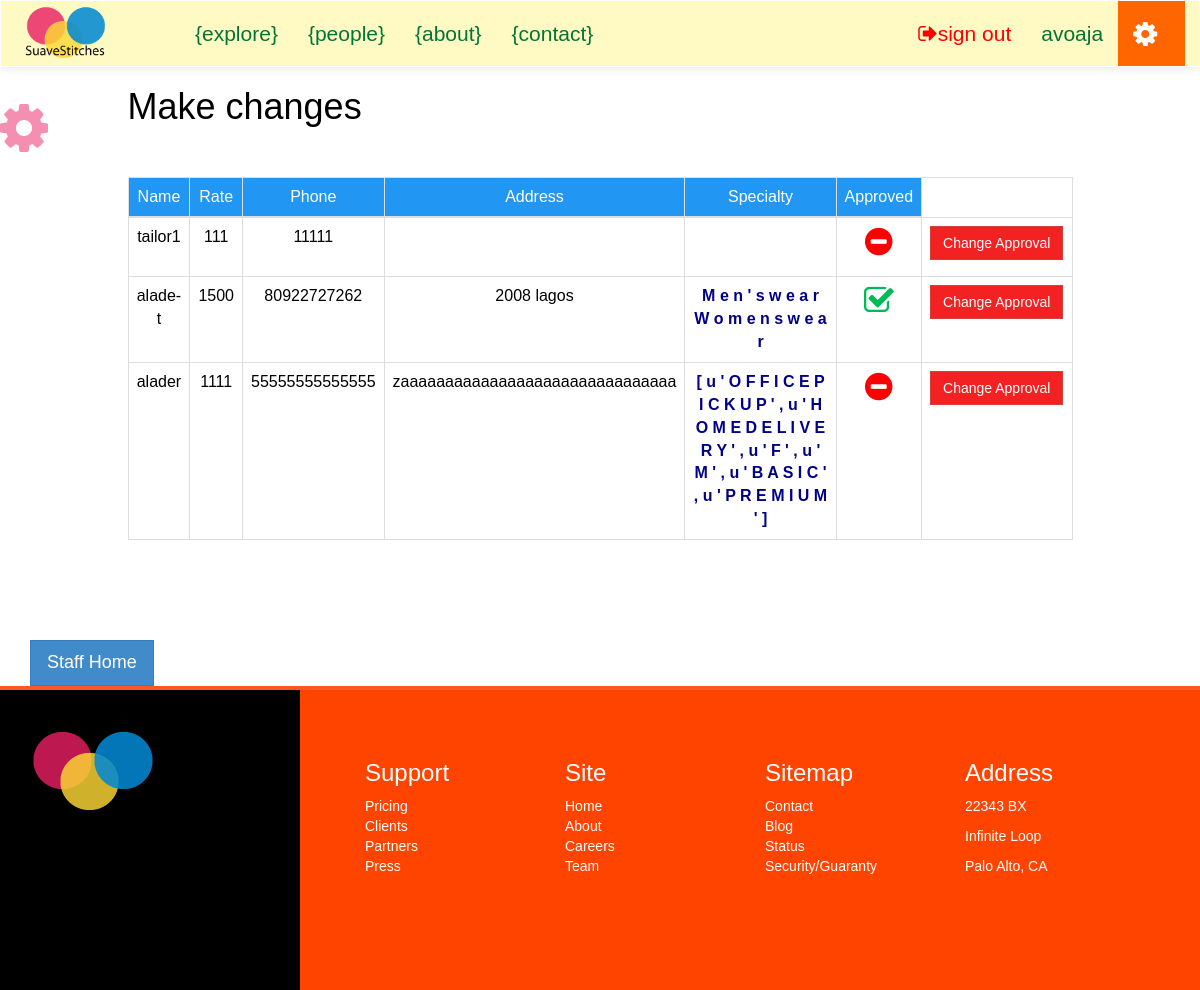
Screenshot of /suave/staff/Tailor/List (signed in) with the database file from the repository.
### suave/models.py (models this page shows, shortened)
class Tailor(models.Model):
	user = models.OneToOneField(User)
	rate = models.IntegerField(default=0)
	phone_number = models.IntegerField(default=0)
	address = address = models.CharField(max_length=300, null=True)
	specialty = models.CharField(max_length=300, null=True)
	approved = models.BooleanField(default=False)

### staff/views.py (the view)
@login_required
def tailor_list(request):
	context = {}
	context['tailors'] =Tailor.objects.all()
	tailor = Tailor.objects.get(id=3)
	print 'tailor', tailor.specialty
	print 'typof', type(tailor.specialty)
	lst = ast.literal_eval(tailor.specialty)
	print 'Resultttt', lst
	return render(request, 'i/staff/tailor_list.html', context)

### templates/i/staff/tailor_list.html (shortened to what this page needs)
{% extends "i/layout/staff_base.html" %}
{% block main_section %}
	<div class="container">
		<div class="row">
			<div class="col-lg-10 col-lg-offset-1">
				<h1>Make changes</h1>
				<br><br>
				{% if tailors %}
				<table class="table table-hover table-bordered text-center">
					<thead>
						<tr style="background:#2196F3;color:#fff">
							<td>Name</td>
							<td>Rate</td>
							<td>Phone</td>
							<td>Address</td>
							<td>Specialty</td>
							<td>Approved</td>
						</tr>
					</thead>
					<tbody>
						{% for tailor in tailors %}
						<tr>
							<td>{{ tailor.user }}</td>
							<td>{{ tailor.rate }}</td>
							<td>{{ tailor.phone_number|lower }}</td>
							<td>{{ tailor.address|lower }}</td>
							<td style="color:#008;font-weight:bold">{% for s in tailor.specialty %}
								{{ s }}
								{% endfor %}
							</td>
							<td>
								{% if tailor.approved %}
								<p class="fa fa-check-square-o fa-2x" style="color:#0b5"></p>
								{% else %}
								<p class="fa fa-minus-circle fa-2x" style="color:#ff0000"></p>
								{% endif %}
							</td>
							<td>
								<a href="" class="btn btn-danger">Change Approval</a>
							</td>
						</tr>
						{% endfor %}
					</tbody>
				</table>
				{% endif %}
			</div>
		</div>
	</div>
	<br><br><br><br>
{% endblock %}

### templates/i/layout/staff_base.html (shortened to what this page needs)
<html>
	<head>
		{% load staticfiles %}
		<link rel="stylesheet" type="text/css" href="{% static 'css/style.css' %}">
		<link rel="stylesheet" type="text/css" href="{% static 'fonts/font-awesome/css/font-awesome.min.css' %}">
	</head>
	{% if tailorPage %}
	<body class="tailorPage-color">
	{% else %}
	<body>
	{% endif %}
	{% if user.is_staff %}
		<nav class="navbar navbar-default" role="navigation" style="background:#FFF9C4">
	{% else %}
		<nav class="navbar navbar-default" role="navigation">
	{% endif %}
			<div class="container">
				<div class="row">
					<div class="navbar-header">
						<div id="header">
							<a class="navbar-brand" href="/suave">
								<img src="{% static 'img/my_logo_1.png' %}">
							</a>
						</div>
					</div>
					<div class="collapse navbar-collapse navbar-ex1-collapse">
						<ul class="nav navbar-nav navbar-left">
							<li class=""><a href style="background:#">{explore}</a></li>
							<li class=""><a href="{% url 'suave:tailorHome' %}">{people}</a></li>
							<li class=""><a >{about}</a></li>
							<li class=""><a >{contact}</a></li>
						</ul>
						<ul class="nav navbar-nav navbar-right">
							{% if user.is_authenticated and user.is_staff %}
							<li><a href="{% url 'suave:signout' %}" style="color:#f00"><span class="fa fa-sign-out"></span>sign out</a></li>
							<li><a class="">{{user}}</a></li>
							{% else %}
							<li><a role="button" class="" data-toggle="modal" data-target=".bs-example-modal-sm">sign in {deprecate}</a></li>
							{% endif %}
							<li><a style="background:#f60;color:#fff"><span class="fa fa-cog fa-lg fa-spin">&nbsp;</span>&nbsp;</a></li>
						</ul>
					</div>
				</div>
			</div>
		</nav>
		<div class="container">
			<div class="row">
					{% block main_section %}
					{% endblock %}
			</div>
			{% if user.is_authenticated %}
				<a href="{% url 'staff:index' %}" class="btn btn-primary btn-lg">Staff Home</a><br>
			{% endif %}
		</div>
		<div class="footer">
			<div class="col-lg-3 footer-left">
			<br><br>
				<img src="{% static 'img/my_logo.png' %}">
			</div>
			<div class="col-lg-9 footer-right">
				<ul class="col-sm-3">
					<li><h3>Support</h3></li>
					<li>Pricing</li>
					<li>Clients</li>
					<li>Partners</li>
					<li>Press</li>
				</ul>
				<ul class="col-sm-3">
					<li><h3>Site</h3></li>
					<li>Home</li>
					<li>About</li>
					<li>Careers</li>
					<li>Team</li>
				</ul>
				<ul class="col-sm-3">
					<li><h3>Sitemap</h3></li>
					<li>Contact</li>
					<li>Blog</li>
					<li>Status</li>
					<li>Security/Guaranty</li>
				</ul>
				<div class="col-sm-3">
					<h3>Address</h3>
					<p>22343 BX</p>
					<p>Infinite Loop</p>
					<p>Palo Alto, CA</p>
				</div>
			</div>
		</div>
		<div class="watermark">
			<p><span class="fa fa-cog fa-spin"></span></p>
		</div>
	</body>
</html>

### static/css/style.css (style rules this page uses)
a { text-decoration: none; }
#header img { width: 65%; }
.navbar { background-repeat: no-repeat; border-bottom: 1px solid #178ACC; box-shadow: 0px 1px 10px rgba(0, 0, 0, 0.1); border-radius: 0px; margin-bottom: 0px; }
.navbar-default { background: #fff; border-color: #fff; }
.navbar-default .navbar-brand, .navbar-default .navbar-brand:hover, .navbar-default .navbar-brand:focus, .navbar-default .navbar-nav > li > a { color: #007538; font-size: 1.5em; }
.navbar-default .navbar-nav > li > a { line-height: 35px; }
.footer { min-height: 300px; background: #f2f2f2; border-top: 4px #FF5722 solid; }
.footer-left { min-height: 300px; background: #1565C0; background: #000; }
.footer-right { padding: 50px; background: #FF5722; background: #f40; color: #fff; min-height: 300px; }
.footer-right li { list-style: none; }
img { max-width: 100%; }
.watermark { position: fixed; height: 100%; width: 100%; top: 0; left: 0; z-index: -1; color: white; padding-top: 100px; }
.watermark p { color: #0b5; color: #F48FB1; width: 50%; font-size: 4em; }
#header { margin: -10px auto auto auto; }
*:not(span) { -webkit-border-radius: 0 !important; -moz-border-radius: 0 !important; -ms-border-radius: 0 !important; border-radius: 0 !important; }
body { color: #000; font-family: weblysleek, arial; }

### rows the page displays
Tailor: user "tailor1", rate "111", phone_number "11111", approved False (drawn)
Tailor: user "alade-t", rate "1500", phone_number "80922727262", address "2008 lagos", specialty "M" "e" "n" "'" "s" "w" "e" "a" "r" "W" "o" "m" "e" "n" "s" "w" "e" "a" "r", approved True (drawn)
Tailor: user "alader", rate "1111", phone_number "55555555555555", address "zaaaaaaaaaaaaaaaaaaaaaaaaaaaaaaa", specialty "[" "u" "'" "O" "F" "F" "I" "C" "E" "P" "I" "C" "K" "U" "P" "'" "," "u" "'" "H" "O" "M" "E" "D" "E" "L" "I" "V" "E" "R" "Y" "'" "," "u" "'" "F" "'" "," "u" "'" "M" "'" "," "u" "'" "B" "A" "S" "I" "C" "'" "," "u" "'" "P" "R" "E" "M" "I" "U" "M" "'" "]", approved False (drawn)

### other values shown
{{ user }} "avoaja"
